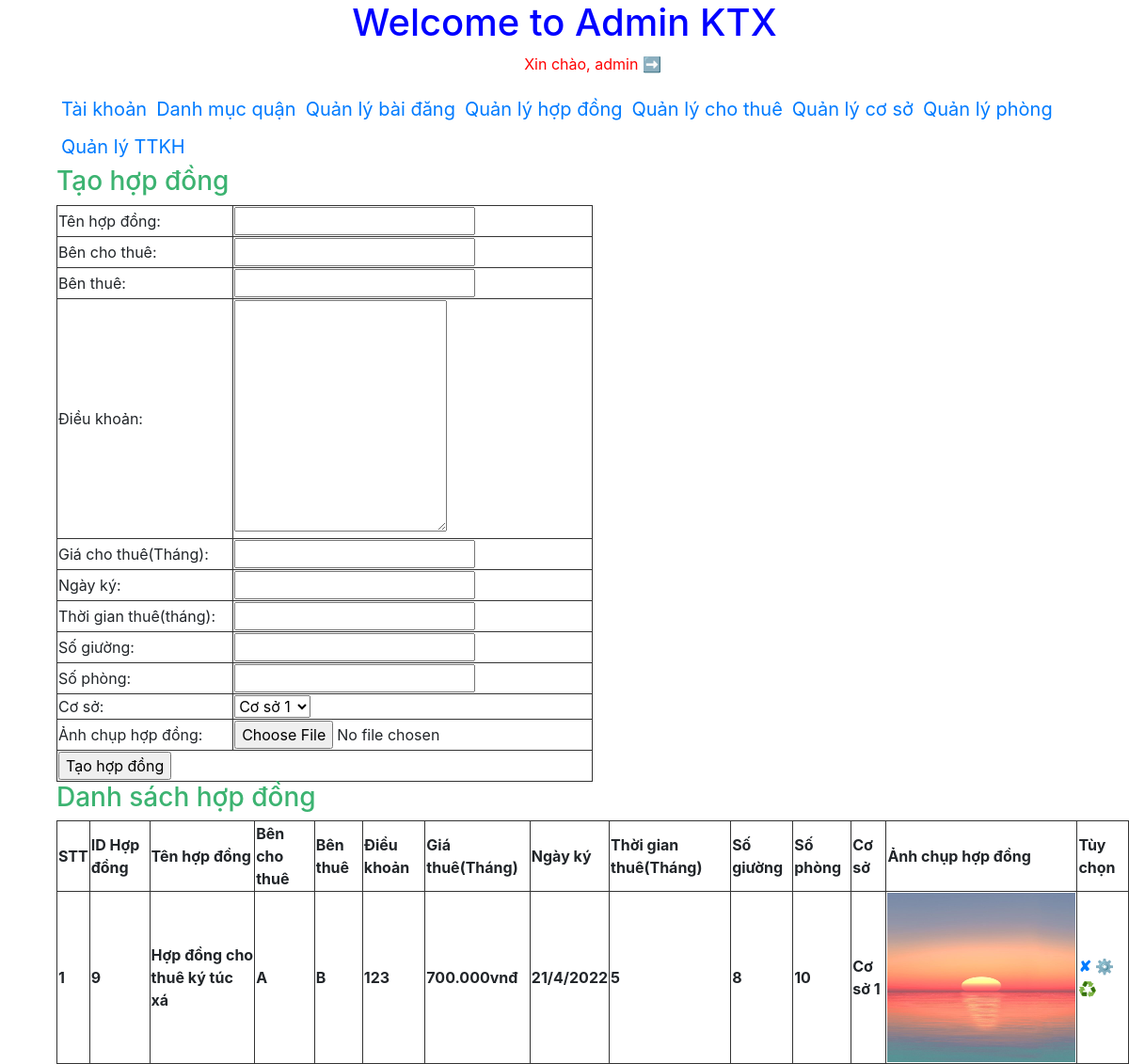
/admin/index.php?action=hopdong&query=them (signed in), run on the app's committed database.
### tables this page shows
CREATE TABLE `tb_hopdong` (
  `id_hopdong` int(11) NOT NULL,
  `tenhopdong` varchar(100) NOT NULL,
  `benchothue` varchar(100) NOT NULL,
  `benthue` varchar(100) NOT NULL,
  `dieukhoan` longtext NOT NULL,
  `giathue` int(250) NOT NULL,
  `ngayky` varchar(100) NOT NULL,
  `thoigian` int(100) NOT NULL,
  `sogiuong` int(100) NOT NULL,
  `sophong` int(100) NOT NULL,
  `id_coso` int(100) NOT NULL,
  `anhhopdong` varchar(300) NOT NULL
);

CREATE TABLE `tb_coso` (
  `id_coso` int(11) NOT NULL,
  `tencoso` varchar(200) NOT NULL,
  `diachi` varchar(1000) NOT NULL,
  `tongsophong` int(245) NOT NULL
);

### admin/pageadmin/quanlyhopdong/lietke.php (the view)
<?php
     $sql_lietke_hopdong = " SELECT * FROM tb_hopdong,tb_coso WHERE tb_hopdong.id_coso=tb_coso.id_coso ORDER BY id_hopdong ASC";
     $query_lietke_hopdong = mysqli_query($mysqli, $sql_lietke_hopdong);
?>
<h3 style="color:mediumseagreen" >Danh sách hợp đồng</h3>
<table  border="1px" width=100% style="border-collapse:collapse; border:5px #333333;">
    <tr>
        <th>STT</th>
        <th>ID Hợp đồng</th>
        <th>Tên hợp đồng</th>
        <th>Bên cho thuê</th>
        <th>Bên thuê</th>
        <th>Điều khoản</th>
        <th>Giá thuê(Tháng)</th>
        <th>Ngày ký</th>
        <th>Thời gian thuê(Tháng)</th>
        <th>Số giường</th>
        <th>Số phòng</th>
        <th>Cơ sở</th>
        <th>Ảnh chụp hợp đồng</th>
        <th> Tùy chọn </th>
    </tr>
    <?php
       $i = 0;
       while($row = mysqli_fetch_array($query_lietke_hopdong)){
       $i++;
    ?>
         <tr>
              <th> <?php echo $i ?> </th>
              <th> <?php echo $row['id_hopdong'] ?> </th>
              <th> <?php echo $row['tenhopdong'] ?> </th>
              <th> <?php echo $row['benchothue'] ?> </th>
              <th> <?php echo $row['benthue'] ?> </th>
              <th> <?php echo $row['dieukhoan'] ?> </th>
              <th> <?php echo number_format($row['giathue'],0,',','.').'vnđ' ?> </th>
              <th> <?php echo $row['ngayky'] ?> </th>
              <th> <?php echo $row['thoigian'] ?> </th>
              <th> <?php echo $row['sogiuong'] ?> </th>
              <th> <?php echo $row['sophong'] ?> </th>
              <th> <?php echo $row['tencoso'] ?> </th>
              <th> <img src="pageadmin/quanlyhopdong/uploads/<?php echo $row['anhhopdong'] ?>"  width="200px" height="180px">  </th>
              <th> <a style="text-decoration: none" href="pageadmin/quanlyhopdong/xuly.php?idhopdong=<?php echo $row['id_hopdong'] ?>"> &#10008; </a><a style="text-decoration: none" href="?action=hopdong&query=sua&idhopdong=<?php echo $row['id_hopdong'] ?>">&#9881;</a>
              <a style="text-decoration: none" href="pageadmin/quanlyhopdong/hoadon.php"> &#9851; </a>
              </th>
         </tr>
    <?php
    }
    ?>
</table>

### data on the page
tb_hopdong: id_hopdong "9", tenhopdong "Hợp đồng cho thuê ký túc xá", benchothue "A", benthue "B", dieukhoan "123", giathue "700.000", ngayky "21/4/2022", thoigian "5", sogiuong "8", sophong "10", id_coso.tencoso "Cơ sở 1", anhhopdong (picture)

### other printed values
$_SESSION['login'] "admin"
form field coso "Cơ sở 1"
